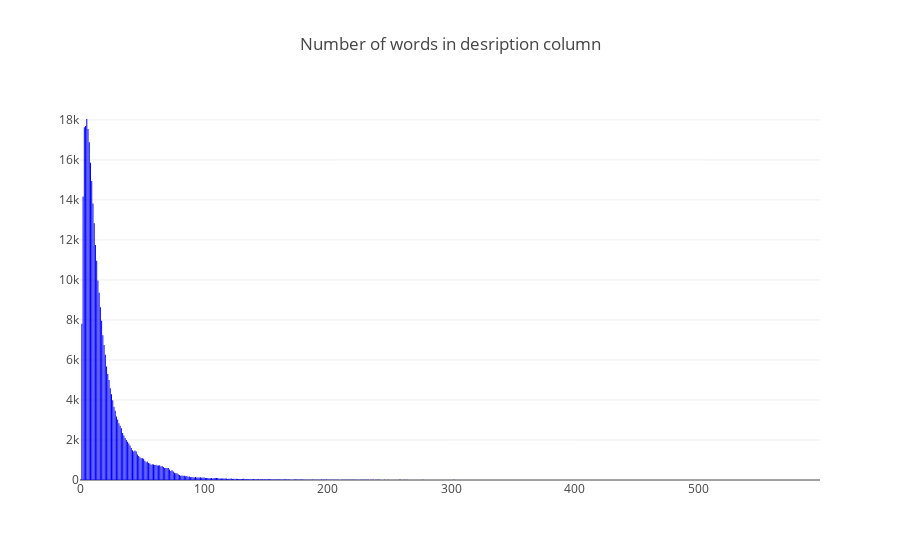

Here is the notebook cell this chart was saved with:
### Markdown cell above
<img src="https://lh3.googleusercontent.com/F18At9wzjH3TDal6tMXE96wdT7mYcBevQbBieWQITR11H4sEY4cpfFqDLqP8Ak8_50V88FA5KLRJOnc8PRGx20u1UnfgMQXaIWW3cfSfd-me3A4H3-gIRHeJHiN6MpjO4R0xvTMzjHoeD6avadIMB9JeRKdLnwA2FBj4r_-ulFSQv5SXQ1AJ1zqGg36ScsKkTvOdDQis6GamSh2eYny86FvgtQIQsEFwIMuZ6JuRci9H_sjL5rTZECx_n_MflUQ5kgwF-aQfpZJ8HV9IBdYvpmOzr9Njhg1wonqYU28gwUX9jaR4obPlv-LF-PyQsBqTu5vp84xjk4_xJMqvelVWomy3CJ5iyH_VKYsBXu7NrVlmErtFQP_qvONYLyBb39psTEdHreGrbNyLrqof8vDMfT2Hjkf6EA58JmcF5R89Bl1RYMwkEz1Z8Tt6E4eocKDRbHtU5evoMDFpR3ZqBulun_uXEc_DRUvynmPS4ulYR1Ly-CdgjBMxGPz71AwPfzC08w4cKzSuxnuTwIZVG7c69Jw_hErC6uwfNRk5V8LIwSbu0AM3TZt7OPq8waHs2arcql2Hp9RSqM5Hv6MTksxoSwJgLuVWAP6hOiwm0Mg5Zt1zrw7G8mxdUOXQBV60PyvUdXyK63ynnizv8TnpufJn-LwUOnq4qE2ABtR7tPa8TJy-m5yErWuvGBtThy0RIXztU2BlLbuU3ipL1AqlUndrinRR=w2002-h990-no">

### Code cell
cnt_srs = train.desc_text.apply(lambda x: len(x.split())).value_counts()

trace = go.Bar(
    x=cnt_srs.index,
    y=cnt_srs.values,
    marker=dict(
        color="blue",
        #colorscale = 'Blues',
        reversescale = True
    ),
)

layout = go.Layout(
    title='Number of words in desription column'
)

data = [trace]
fig = go.Figure(data=data, layout=layout)
py.iplot(fig, filename="title_nwords")

### Figure 1 — Plotly figure (JSON) as saved in the notebook; plotly's stock layout.template omitted (floating-point values rounded to 4 significant figures; data arrays with more than 128 entries replaced by an {"elided": "..."} marker saying what was removed)
{"data": [{"marker": {"color": "blue", "reversescale": true}, "type": "bar", "uid": "c4763b8a-8e80-11e9-ac24-8c8590881886", "x": {"elided": "404 int values"}, "y": {"elided": "404 int values"}}], "layout": {"title": "Number of words in desription column"}}
